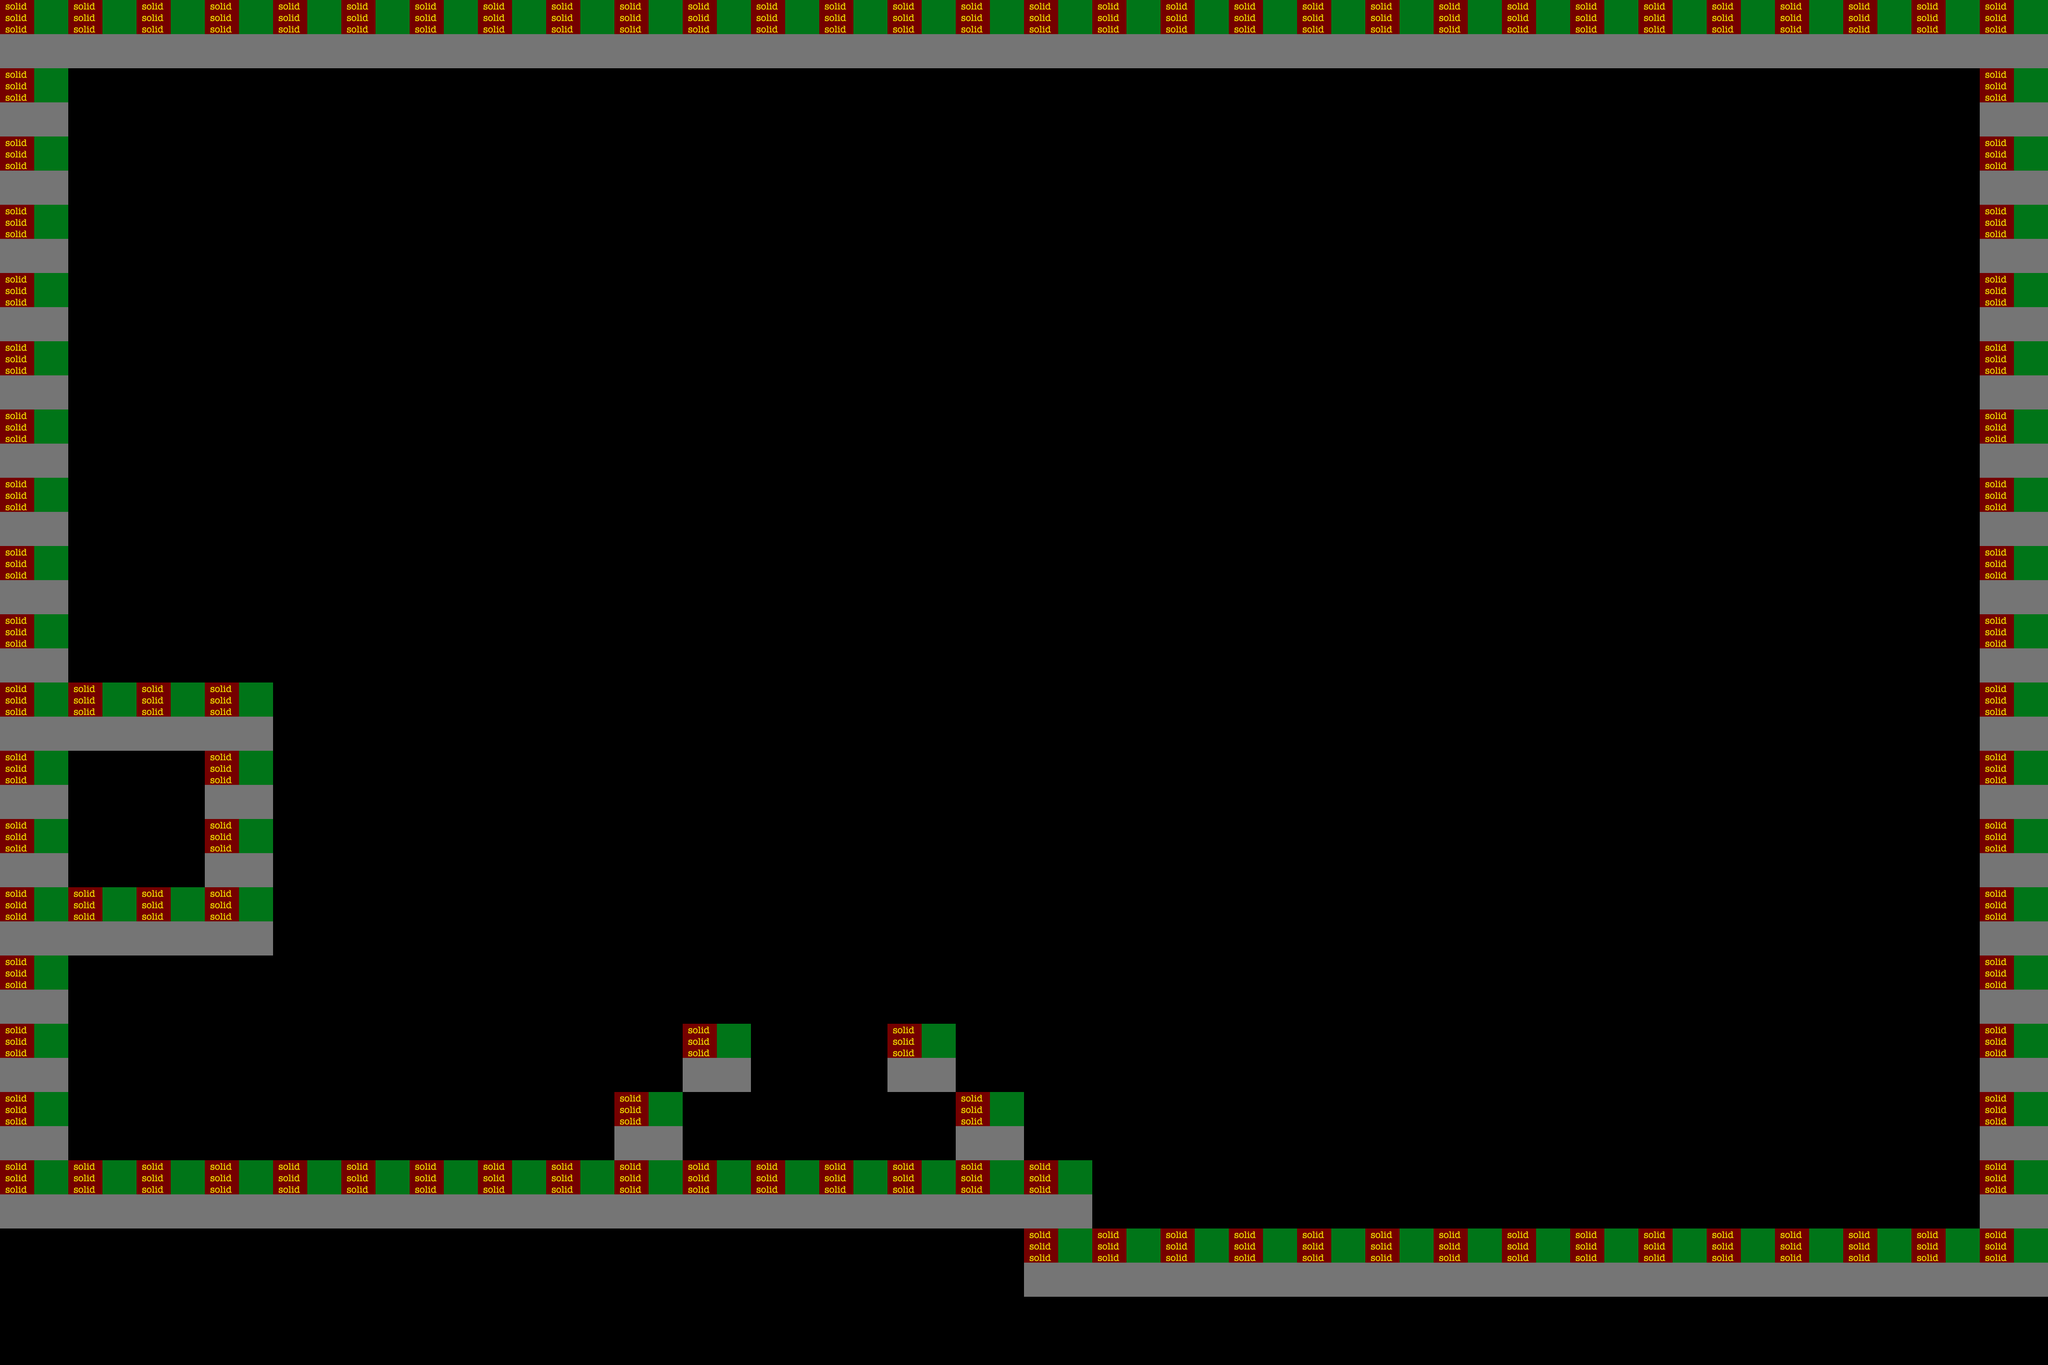

This is a level from a 2D game, rendered from its Tiled map with the project's own tilesets. A one-line summary and the map file follow, with tile-layer data summarised:
An orthogonal 30x20 tile map with 128x128 px tiles, 1 tile layer (propertiesLayer) and 27 objects (spawn, end).

<map height="20" nextobjectid="256" orientation="orthogonal" renderorder="right-down" tileheight="128" tilewidth="128" version="1.0" width="30">
 <properties>
  <property name="Gravity" value="-900" />
  <property name="GroundFriction" value="60" />
  <property name="Image" value="testPlanet.png" />
  <property name="Name" value="URANO" />
 </properties>
 <tileset firstgid="1" name="properties" tilecount="10" tileheight="128" tilewidth="128">
  <image height="256" source="propertiesTiles.png" width="640" />
  <tile id="0">
   <properties>
    <property name="solid" value="true" />
   </properties>
  </tile>
 </tileset>
 <objectgroup name="objects">
  <object id="1" name="spawn" x="384" y="1888" />
  <object id="221" name="end" x="3584" y="2176">
   <ellipse />
  </object>
 </objectgroup>
 <layer height="20" name="propertiesLayer" width="30">
  <data>[600 cells, 106 non-empty, 1 distinct tile ids]</data>
 </layer>
 <objectgroup name="platforms" />
 <objectgroup name="tips" />
 <objectgroup name="coins">
  <object id="223" x="2048" y="1920">
   <ellipse />
  </object>
  <object id="224" x="2176" y="1792">
   <ellipse />
  </object>
  <object id="225" x="2304" y="1664">
   <ellipse />
  </object>
  <object id="226" x="2304" y="1536">
   <ellipse />
  </object>
  <object id="227" x="2208" y="1408">
   <ellipse />
  </object>
  <object id="228" x="2080" y="1280">
   <ellipse />
  </object>
  <object id="229" x="1984" y="1184">
   <ellipse />
  </object>
  <object id="230" x="1856" y="1088">
   <ellipse />
  </object>
  <object id="231" x="1760" y="1056">
   <ellipse />
  </object>
  <object id="232" x="2688" y="1664">
   <ellipse />
  </object>
  <object id="233" x="2816" y="1792">
   <ellipse />
  </object>
  <object id="239" x="2944" y="1888">
   <ellipse />
  </object>
  <object id="240" x="3072" y="2016">
   <ellipse />
  </object>
  <object id="241" x="3168" y="2080">
   <ellipse />
  </object>
  <object id="242" x="3328" y="2112">
   <ellipse />
  </object>
  <object id="243" x="1152" y="256">
   <ellipse />
  </object>
  <object id="244" x="1152" y="480">
   <ellipse />
  </object>
  <object id="245" x="1152" y="672">
   <ellipse />
  </object>
  <object id="246" x="1152" y="928">
   <ellipse />
  </object>
  <object id="247" x="992" y="800">
   <ellipse />
  </object>
  <object id="248" x="832" y="704">
   <ellipse />
  </object>
  <object id="249" x="1280" y="832">
   <ellipse />
  </object>
  <object id="250" x="1472" y="736">
   <ellipse />
  </object>
 </objectgroup>
 <objectgroup name="spikes">
  <object id="252" x="1536" y="2176">
   <ellipse />
  </object>
  <object id="253" x="2176" y="2304">
   <ellipse />
  </object>
 </objectgroup>
</map>